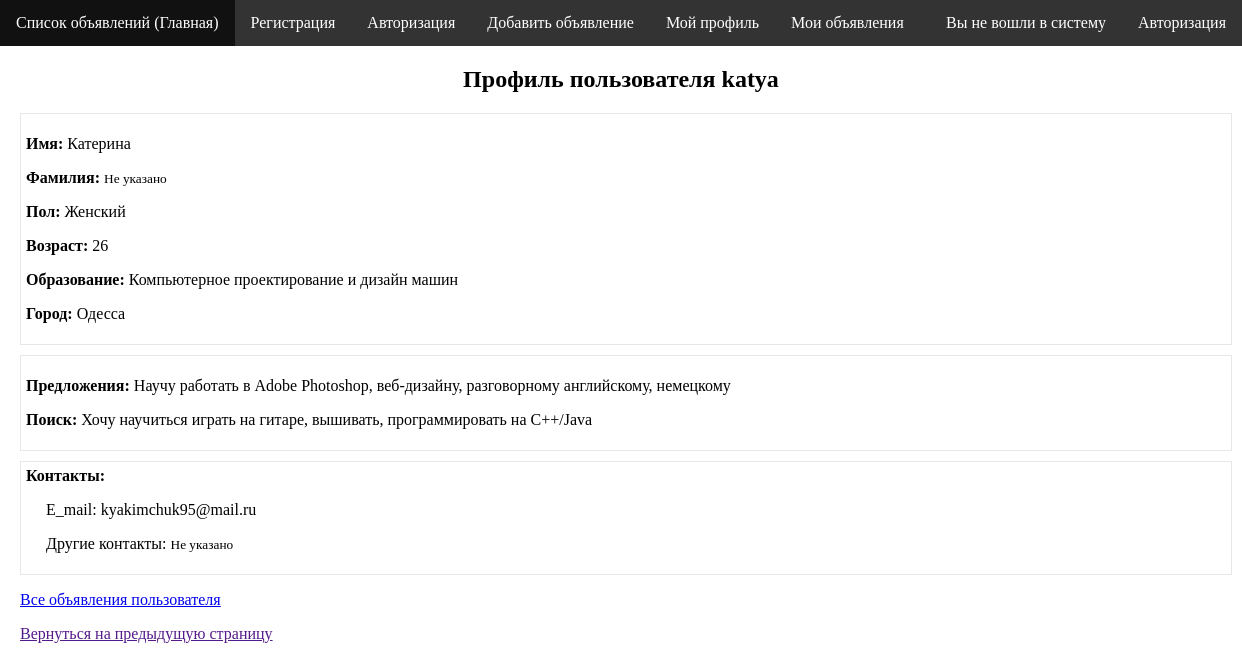
/profile/5, run on the app's committed database.
### sp/models.py (models this page shows, shortened)
class Profile(models.Model):
    user_id = models.OneToOneField(User, on_delete=models.CASCADE, verbose_name='id пользователя')
    name = models.CharField(max_length=30, verbose_name='Имя', blank=True,
                            validators=[RegexValidator(regex='^[a-zA-ZА-Яа-я]+$',
                                                       message='Введите правильное имя или оставьте поле пустым')])
    surname = models.CharField(max_length=30, verbose_name='Фамилия', blank=True)
    city = models.CharField(max_length=30, verbose_name='Город', blank=True)
    birthday = models.DateField(verbose_name='Дата рождения', blank=True, null=True, help_text='Формат даты: гггг-мм-дд')
    education = models.CharField(max_length=70, verbose_name='Образование', blank=True)
    genders = (
        ('Мужской', 'Мужской'),
        ('Женский', 'Женский'),
    )
    gender = models.CharField(choices=genders, verbose_name='Пол', max_length=30, blank=True)
    offers = models.TextField(verbose_name='Предложения', blank=True)
    search = models.TextField(verbose_name='Поиск', blank=True)
    e_mail = models.CharField(max_length=30, verbose_name='E-mail',
                              validators=[RegexValidator(regex='^[a-zA-Z0-9_.+-]+@[a-zA-Z0-9-]+\.[a-zA-Z0-9-.]+$',
                                                         message='Введите правильный e-mail')])
    contacts = models.TextField(verbose_name='Другие контакты', blank=True)

### sp/views.py (the view)
# urls.py: url(r'^profile/(?P<pk>\d+)$', sp.views.ProfileDetail.as_view(), name='profile_detail'),
class ProfileDetail(DetailView):
    model = Profile
    template_name = 'sp/profile_detail.html'
    def get_context_data(self, **kwargs):
        context = super(ProfileDetail, self).get_context_data(**kwargs)
        now_date = datetime.date.today()
        if(self.object.birthday):
            delta = now_date - self.object.birthday
            context['age'] = int(delta.days / 365.25)
        return context

### sp/templates/sp/profile_detail.html (shortened to what this page needs)
{% extends 'sp/base.html' %}
{% load staticfiles %}
{% block link %}
    <link rel="stylesheet" type="text/css" href="{% static 'sp/profile_detail.css' %}" />
{% endblock %}
{% block content %}
    <h2>Профиль пользователя {{ profile.user_id }}</h2>
    <div id="content">
        <div class="information-category">
            <p><span class="field_name">Имя:</span>
                {% if profile.name %}
                    {{ profile.name }}
                {% else %}
                    <span class="empty">Не указано</span>
                {% endif %}
            </p>
            <p><span class="field_name">Фамилия:</span>
                {% if profile.surname %}
                    {{ profile.surname }}
                {% else %}
                    <span class="empty">Не указано</span>
                {% endif %}
            </p>
            <p><span class="field_name">Пол:</span>
                {% if profile.gender %}
                    {{ profile.gender }}
                {% else %}
                    <span class="empty">Не указано</span>
                {% endif %}
            </p>
            <p><span class="field_name">Возраст:</span>
                {% if age %}
                    {{ age }}
                {% else %}
                    <span class="empty">Не указано</span>
                {% endif %}
            </p>
            <p><span class="field_name">Образование:</span>
                {% if profile.education %}
                    {{ profile.education }}
                {% else %}
                    <span class="empty">Не указано</span>
                {% endif %}
            </p>
            <p><span class="field_name">Город:</span>
                {% if profile.city %}
                    {{ profile.city }}
                {% else %}
                    <span class="empty">Не указано</span>
                {% endif %}
            </p>
        </div>
        <div class="information-category">
            <p><span class="field_name">Предложения:</span>
                {% if profile.offers %}
                    {{ profile.offers }}
                {% else %}
                    <span class="empty">Не указано</span>
                {% endif %}
            </p>
            <p><span class="field_name">Поиск:</span>
                {% if profile.search %}
                    {{ profile.search }}
                {% else %}
                    <span class="empty">Не указано</span>
                {% endif %}
            </p>
        </div>
        <div class="information-category" id="contacts">
            <span class="field_name">Контакты:</span>
            <p>E_mail: {{ profile.e_mail }}
            </p>
            <p>Другие контакты:
                {% if profile.contacts %}
                    {{ profile.contacts }}
                {% else %}
                    <span class="empty">Не указано</span>
                {% endif %}
            </p>
        </div>
        <p><a href="{% url 'user_calls' user_id=profile.user_id_id %}">Все объявления пользователя</a></p>
        <p id="back"><a href="{{ request.META.HTTP_REFERER }}">Вернуться на предыдущую страницу</a></p>
    </div>
{% endblock %}

### sp/static/sp/style.css (style rules this page uses)
#id-body { margin: 0; padding: 0; }

### sp/static/sp/profile_detail.css (style rules this page uses)
h2 { text-align: center; }
#content { margin: 0 20px 30px 20px; }
.information-category { width: 1200px; border: 1px solid #E7E7E7; padding: 5px; margin: 10px 0; }
.field_name { font-weight: bold; }
.empty { font-size: smaller; }
#contacts p { padding: 0 0 0 20px; }

### data on the page
Profile: user_id "katya", name "Катерина", gender "Женский", education "Компьютерное проектирование и дизайн машин", city "Одесса", offers "Научу работать в Adobe Photoshop, веб-дизайну, разговорному английскому, немецкому", search "Хочу научиться играть на гитаре, вышивать, программировать на C++/Java", e_mail "kyakimchuk95@mail.ru"

### other printed values
{{ age }} "26"
